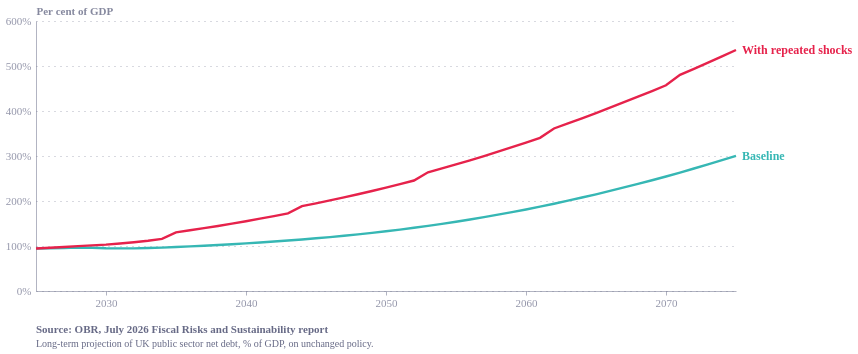

Write notebook code for a chart like this one.
### Code cell
import pandas as pd
import altair as alt
from ecostyles import EcoStyles

styles = EcoStyles(); styles.register_and_enable_theme()

# OBR July 2026 Fiscal Risks and Sustainability report, Chart 5.3 (exact annual data).
fy = list(range(2025, 2076))  # fiscal-year start; 2025 = 2025-26 ... 2075 = 2075-76
baseline = [94.3,94.8,95.7,96.3,96.1,95.1,94.8,94.8,95.4,96.4,97.8,99.1,100.7,102.2,
103.9,105.8,107.8,109.9,112.2,114.6,117.1,119.8,122.7,125.9,129.2,132.8,136.5,140.5,
144.7,149.1,153.9,158.9,164.1,169.6,175.3,181.2,187.4,193.9,200.7,207.7,214.9,222.4,
230.1,237.9,246.1,254.4,263.1,272.2,281.4,290.7,300.4]
shocks = [94.3,96.1,97.9,99.8,101.5,103.1,105.4,108.3,111.7,115.8,130.3,134.9,139.6,
144.5,149.7,155.1,160.7,166.4,172.4,188.5,194.8,201.3,208.0,215.0,222.3,229.8,237.5,
245.5,263.8,272.4,281.2,290.4,299.9,309.6,319.6,329.8,340.3,361.2,372.4,383.8,395.5,
407.4,419.6,431.8,444.3,457.1,480.2,493.7,507.3,521.2,535.6]

rows = []
for y, b, s in zip(fy, baseline, shocks):
    rows.append((y, b, "Baseline"))
    rows.append((y, s, "With repeated shocks"))
df = pd.DataFrame(rows, columns=["year", "pct", "scenario"])
df["date"] = pd.to_datetime(df["year"], format="%Y")

color = alt.Color("scenario:N", legend=None)

lines = alt.Chart(df).mark_line(strokeWidth=2.4).encode(
    x=alt.X("date:T", axis=alt.Axis(format="%Y", tickCount=7), title=None),
    y=alt.Y("pct:Q", scale=alt.Scale(domain=[0, 560]),
            title="Per cent of GDP",
            axis=alt.Axis(labelExpr="datum.label + '%'")),
    color=color, detail="scenario:N")

labels = alt.Chart(df).mark_text(align="left", dx=6, fontSize=12, fontWeight="bold").encode(
    x=alt.X("date:T", aggregate="max"),
    y=alt.Y("pct:Q", aggregate={"argmax":"date"}),
    text=alt.Text("scenario:N", aggregate={"argmax":"date"}),
    color=color)

caption = alt.Title(
    text="Source: OBR, July 2026 Fiscal Risks and Sustainability report",
    subtitle=[
        "Long-term projection of UK public sector net debt, % of GDP, on unchanged policy.",
    ],
    orient="bottom", anchor="start", fontSize=11, subtitleFontSize=10,
    color="#676A86", subtitleColor="#676A86", dy=12)

chart = (
    (lines + labels)
    .properties(width=700, height=270, title=caption)
    .configure(background="white", font="Circular Std")
    .configure_view(fill="transparent", stroke="transparent"))

styles.save(chart, path=".", name="obr_longterm_projection", svg=True)
chart.save("obr_longterm_projection.png", scale_factor=2.0)
chart

### Figure 1 — Vega-Lite specification as saved in the notebook (floating-point values rounded to 4 significant figures)
{"config": {"font": "Circular Std", "text": {"color": "#676A86", "align": "left", "baseline": "middle", "dx": 7, "dy": 0, "fontSize": 11}, "view": {"stroke": "transparent", "continuousWidth": 400, "continuousHeight": 300, "discreteWidth": 400, "discreteHeight": 300, "fill": "transparent"}, "range": {"category": ["#36B7B4", "#E6224B", "#F4C245", "#0063AF", "#00A767", "#179FDB", "#EB5C2E"], "diverging": ["#E6224B", "#E54753", "#C9C9C9", "#179FDB", "#122B39"], "heatmap": ["#C9C9C9", "#179FDB", "#0063AF", "#122B39"], "ordinal": ["#00A767", "#36B7B4", "#179FDB", "#0063AF", "#243B5A"]}, "bar": {"color": "#179fdb"}, "line": {"color": "#e6224b"}, "rule": {"color": "#676A86"}, "area": {"opacity": 0.3}, "point": {"filled": true, "size": 80, "color": "#e6224b", "opacity": 0.95}, "geoshape": {"stroke": "white", "strokeWidth": 0.3}, "rect": {"fill": "#d6d4d4", "opacity": 0.3}, "axis": {"labelColor": "#676A86", "labelFontSize": 11, "labelFont": "Circular Std", "labelOpacity": 0.7, "tickColor": "#676A86", "tickOpacity": 0.5, "domainColor": "#676A86", "domainOpacity": 0.5, "gridColor": "#676A86", "gridDash": [2, 2], "gridOpacity": 0.5, "title": null, "titleColor": "#676A86", "titleOpacity": 0.8, "tickSize": 4}, "axisXDiscrete": {"grid": false, "labelAngle": 0, "tickCount": 10, "tickOpacity": 0.5, "title": null}, "axisYDiscrete": {"ticks": false, "labelPadding": 5}, "axisXTemporal": {"grid": false, "ticks": true}, "axisXQuantitative": {"grid": true}, "axisYQuantitative": {"gridColor": "#676A86", "gridDash": [1, 5], "gridOpacity": 0.5, "ticks": false, "labelPadding": 5, "tickCount": 8, "titleAngle": 0, "titleAlign": "left", "titleBaseline": "bottom", "titleX": 0, "titleY": -5}, "title": {"color": "#676A86E6", "subtitleColor": "#676A86", "font": "Circular Std", "subtitleFont": "Circular Std", "anchor": "start", "fontSize": 14, "subtitleFontSize": 12, "subtitlePadding": 4, "offset": 0, "frame": "group"}, "legend": {"titleColor": "#122b39", "title": null, "labelColor": "#122b39", "labelFontSize": 11}, "background": "white"}, "layer": [{"mark": {"type": "line", "strokeWidth": 2.4}, "encoding": {"color": {"field": "scenario", "legend": null, "type": "nominal"}, "detail": {"field": "scenario", "type": "nominal"}, "x": {"axis": {"format": "%Y", "tickCount": 7}, "field": "date", "title": null, "type": "temporal"}, "y": {"axis": {"labelExpr": "datum.label + '%'"}, "field": "pct", "scale": {"domain": [0, 560]}, "title": "Per cent of GDP", "type": "quantitative"}}}, {"mark": {"type": "text", "align": "left", "dx": 6, "fontSize": 12, "fontWeight": "bold"}, "encoding": {"color": {"field": "scenario", "legend": null, "type": "nominal"}, "text": {"aggregate": {"argmax": "date"}, "field": "scenario", "type": "nominal"}, "x": {"aggregate": "max", "field": "date", "type": "temporal"}, "y": {"aggregate": {"argmax": "date"}, "field": "pct", "type": "quantitative"}}}], "data": {"name": "data-6e99bf1fb72e406b66d08d1d88e0700a"}, "height": 270, "title": {"text": "Source: OBR, July 2026 Fiscal Risks and Sustainability report", "anchor": "start", "color": "#676A86", "dy": 12, "fontSize": 11, "orient": "bottom", "subtitle": ["Long-term projection of UK public sector net debt, % of GDP, on unchanged policy."], "subtitleColor": "#676A86", "subtitleFontSize": 10}, "width": 700, "$schema": "https://vega.github.io/schema/vega-lite/v6.4.1.json", "datasets": {"data-6e99bf1fb72e406b66d08d1d88e0700a": [{"year": 2025, "pct": 94.3, "scenario": "Baseline", "date": "2025-01-01T00:00:00"}, {"year": 2025, "pct": 94.3, "scenario": "With repeated shocks", "date": "2025-01-01T00:00:00"}, {"year": 2026, "pct": 94.8, "scenario": "Baseline", "date": "2026-01-01T00:00:00"}, {"year": 2026, "pct": 96.1, "scenario": "With repeated shocks", "date": "2026-01-01T00:00:00"}, {"year": 2027, "pct": 95.7, "scenario": "Baseline", "date": "2027-01-01T00:00:00"}, {"year": 2027, "pct": 97.9, "scenario": "With repeated shocks", "date": "2027-01-01T00:00:00"}, {"year": 2028, "pct": 96.3, "scenario": "Baseline", "date": "2028-01-01T00:00:00"}, {"year": 2028, "pct": 99.8, "scenario": "With repeated shocks", "date": "2028-01-01T00:00:00"}, {"year": 2029, "pct": 96.1, "scenario": "Baseline", "date": "2029-01-01T00:00:00"}, {"year": 2029, "pct": 101.5, "scenario": "With repeated shocks", "date": "2029-01-01T00:00:00"}, {"year": 2030, "pct": 95.1, "scenario": "Baseline", "date": "2030-01-01T00:00:00"}, {"year": 2030, "pct": 103.1, "scenario": "With repeated shocks", "date": "2030-01-01T00:00:00"}, {"year": 2031, "pct": 94.8, "scenario": "Baseline", "date": "2031-01-01T00:00:00"}, {"year": 2031, "pct": 105.4, "scenario": "With repeated shocks", "date": "2031-01-01T00:00:00"}, {"year": 2032, "pct": 94.8, "scenario": "Baseline", "date": "2032-01-01T00:00:00"}, {"year": 2032, "pct": 108.3, "scenario": "With repeated shocks", "date": "2032-01-01T00:00:00"}, {"year": 2033, "pct": 95.4, "scenario": "Baseline", "date": "2033-01-01T00:00:00"}, {"year": 2033, "pct": 111.7, "scenario": "With repeated shocks", "date": "2033-01-01T00:00:00"}, {"year": 2034, "pct": 96.4, "scenario": "Baseline", "date": "2034-01-01T00:00:00"}, {"year": 2034, "pct": 115.8, "scenario": "With repeated shocks", "date": "2034-01-01T00:00:00"}, {"year": 2035, "pct": 97.8, "scenario": "Baseline", "date": "2035-01-01T00:00:00"}, {"year": 2035, "pct": 130.3, "scenario": "With repeated shocks", "date": "2035-01-01T00:00:00"}, {"year": 2036, "pct": 99.1, "scenario": "Baseline", "date": "2036-01-01T00:00:00"}, {"year": 2036, "pct": 134.9, "scenario": "With repeated shocks", "date": "2036-01-01T00:00:00"}, {"year": 2037, "pct": 100.7, "scenario": "Baseline", "date": "2037-01-01T00:00:00"}, {"year": 2037, "pct": 139.6, "scenario": "With repeated shocks", "date": "2037-01-01T00:00:00"}, {"year": 2038, "pct": 102.2, "scenario": "Baseline", "date": "2038-01-01T00:00:00"}, {"year": 2038, "pct": 144.5, "scenario": "With repeated shocks", "date": "2038-01-01T00:00:00"}, {"year": 2039, "pct": 103.9, "scenario": "Baseline", "date": "2039-01-01T00:00:00"}, {"year": 2039, "pct": 149.7, "scenario": "With repeated shocks", "date": "2039-01-01T00:00:00"}, {"year": 2040, "pct": 105.8, "scenario": "Baseline", "date": "2040-01-01T00:00:00"}, {"year": 2040, "pct": 155.1, "scenario": "With repeated shocks", "date": "2040-01-01T00:00:00"}, {"year": 2041, "pct": 107.8, "scenario": "Baseline", "date": "2041-01-01T00:00:00"}, {"year": 2041, "pct": 160.7, "scenario": "With repeated shocks", "date": "2041-01-01T00:00:00"}, {"year": 2042, "pct": 109.9, "scenario": "Baseline", "date": "2042-01-01T00:00:00"}, {"year": 2042, "pct": 166.4, "scenario": "With repeated shocks", "date": "2042-01-01T00:00:00"}, {"year": 2043, "pct": 112.2, "scenario": "Baseline", "date": "2043-01-01T00:00:00"}, {"year": 2043, "pct": 172.4, "scenario": "With repeated shocks", "date": "2043-01-01T00:00:00"}, {"year": 2044, "pct": 114.6, "scenario": "Baseline", "date": "2044-01-01T00:00:00"}, {"year": 2044, "pct": 188.5, "scenario": "With repeated shocks", "date": "2044-01-01T00:00:00"}, {"year": 2045, "pct": 117.1, "scenario": "Baseline", "date": "2045-01-01T00:00:00"}, {"year": 2045, "pct": 194.8, "scenario": "With repeated shocks", "date": "2045-01-01T00:00:00"}, {"year": 2046, "pct": 119.8, "scenario": "Baseline", "date": "2046-01-01T00:00:00"}, {"year": 2046, "pct": 201.3, "scenario": "With repeated shocks", "date": "2046-01-01T00:00:00"}, {"year": 2047, "pct": 122.7, "scenario": "Baseline", "date": "2047-01-01T00:00:00"}, {"year": 2047, "pct": 208.0, "scenario": "With repeated shocks", "date": "2047-01-01T00:00:00"}, {"year": 2048, "pct": 125.9, "scenario": "Baseline", "date": "2048-01-01T00:00:00"}, {"year": 2048, "pct": 215.0, "scenario": "With repeated shocks", "date": "2048-01-01T00:00:00"}, {"year": 2049, "pct": 129.2, "scenario": "Baseline", "date": "2049-01-01T00:00:00"}, {"year": 2049, "pct": 222.3, "scenario": "With repeated shocks", "date": "2049-01-01T00:00:00"}, {"year": 2050, "pct": 132.8, "scenario": "Baseline", "date": "2050-01-01T00:00:00"}, {"year": 2050, "pct": 229.8, "scenario": "With repeated shocks", "date": "2050-01-01T00:00:00"}, {"year": 2051, "pct": 136.5, "scenario": "Baseline", "date": "2051-01-01T00:00:00"}, {"year": 2051, "pct": 237.5, "scenario": "With repeated shocks", "date": "2051-01-01T00:00:00"}, {"year": 2052, "pct": 140.5, "scenario": "Baseline", "date": "2052-01-01T00:00:00"}, {"year": 2052, "pct": 245.5, "scenario": "With repeated shocks", "date": "2052-01-01T00:00:00"}, {"year": 2053, "pct": 144.7, "scenario": "Baseline", "date": "2053-01-01T00:00:00"}, {"year": 2053, "pct": 263.8, "scenario": "With repeated shocks", "date": "2053-01-01T00:00:00"}, {"year": 2054, "pct": 149.1, "scenario": "Baseline", "date": "2054-01-01T00:00:00"}, {"year": 2054, "pct": 272.4, "scenario": "With repeated shocks", "date": "2054-01-01T00:00:00"}, {"year": 2055, "pct": 153.9, "scenario": "Baseline", "date": "2055-01-01T00:00:00"}, {"year": 2055, "pct": 281.2, "scenario": "With repeated shocks", "date": "2055-01-01T00:00:00"}, {"year": 2056, "pct": 158.9, "scenario": "Baseline", "date": "2056-01-01T00:00:00"}, {"year": 2056, "pct": 290.4, "scenario": "With repeated shocks", "date": "2056-01-01T00:00:00"}, {"year": 2057, "pct": 164.1, "scenario": "Baseline", "date": "2057-01-01T00:00:00"}, {"year": 2057, "pct": 299.9, "scenario": "With repeated shocks", "date": "2057-01-01T00:00:00"}, {"year": 2058, "pct": 169.6, "scenario": "Baseline", "date": "2058-01-01T00:00:00"}, {"year": 2058, "pct": 309.6, "scenario": "With repeated shocks", "date": "2058-01-01T00:00:00"}, {"year": 2059, "pct": 175.3, "scenario": "Baseline", "date": "2059-01-01T00:00:00"}, {"year": 2059, "pct": 319.6, "scenario": "With repeated shocks", "date": "2059-01-01T00:00:00"}, {"year": 2060, "pct": 181.2, "scenario": "Baseline", "date": "2060-01-01T00:00:00"}, {"year": 2060, "pct": 329.8, "scenario": "With repeated shocks", "date": "2060-01-01T00:00:00"}, {"year": 2061, "pct": 187.4, "scenario": "Baseline", "date": "2061-01-01T00:00:00"}, {"year": 2061, "pct": 340.3, "scenario": "With repeated shocks", "date": "2061-01-01T00:00:00"}, {"year": 2062, "pct": 193.9, "scenario": "Baseline", "date": "2062-01-01T00:00:00"}, {"year": 2062, "pct": 361.2, "scenario": "With repeated shocks", "date": "2062-01-01T00:00:00"}, {"year": 2063, "pct": 200.7, "scenario": "Baseline", "date": "2063-01-01T00:00:00"}, {"year": 2063, "pct": 372.4, "scenario": "With repeated shocks", "date": "2063-01-01T00:00:00"}, {"year": 2064, "pct": 207.7, "scenario": "Baseline", "date": "2064-01-01T00:00:00"}, {"year": 2064, "pct": 383.8, "scenario": "With repeated shocks", "date": "2064-01-01T00:00:00"}, {"year": 2065, "pct": 214.9, "scenario": "Baseline", "date": "2065-01-01T00:00:00"}, {"year": 2065, "pct": 395.5, "scenario": "With repeated shocks", "date": "2065-01-01T00:00:00"}, {"year": 2066, "pct": 222.4, "scenario": "Baseline", "date": "2066-01-01T00:00:00"}, {"year": 2066, "pct": 407.4, "scenario": "With repeated shocks", "date": "2066-01-01T00:00:00"}, {"year": 2067, "pct": 230.1, "scenario": "Baseline", "date": "2067-01-01T00:00:00"}, {"year": 2067, "pct": 419.6, "scenario": "With repeated shocks", "date": "2067-01-01T00:00:00"}, {"year": 2068, "pct": 237.9, "scenario": "Baseline", "date": "2068-01-01T00:00:00"}, {"year": 2068, "pct": 431.8, "scenario": "With repeated shocks", "date": "2068-01-01T00:00:00"}, {"year": 2069, "pct": 246.1, "scenario": "Baseline", "date": "2069-01-01T00:00:00"}, {"year": 2069, "pct": 444.3, "scenario": "With repeated shocks", "date": "2069-01-01T00:00:00"}, {"year": 2070, "pct": 254.4, "scenario": "Baseline", "date": "2070-01-01T00:00:00"}, {"year": 2070, "pct": 457.1, "scenario": "With repeated shocks", "date": "2070-01-01T00:00:00"}, {"year": 2071, "pct": 263.1, "scenario": "Baseline", "date": "2071-01-01T00:00:00"}, {"year": 2071, "pct": 480.2, "scenario": "With repeated shocks", "date": "2071-01-01T00:00:00"}, {"year": 2072, "pct": 272.2, "scenario": "Baseline", "date": "2072-01-01T00:00:00"}, {"year": 2072, "pct": 493.7, "scenario": "With repeated shocks", "date": "2072-01-01T00:00:00"}, {"year": 2073, "pct": 281.4, "scenario": "Baseline", "date": "2073-01-01T00:00:00"}, {"year": 2073, "pct": 507.3, "scenario": "With repeated shocks", "date": "2073-01-01T00:00:00"}, {"year": 2074, "pct": 290.7, "scenario": "Baseline", "date": "2074-01-01T00:00:00"}, {"year": 2074, "pct": 521.2, "scenario": "With repeated shocks", "date": "2074-01-01T00:00:00"}, {"year": 2075, "pct": 300.4, "scenario": "Baseline", "date": "2075-01-01T00:00:00"}, {"year": 2075, "pct": 535.6, "scenario": "With repeated shocks", "date": "2075-01-01T00:00:00"}]}}
